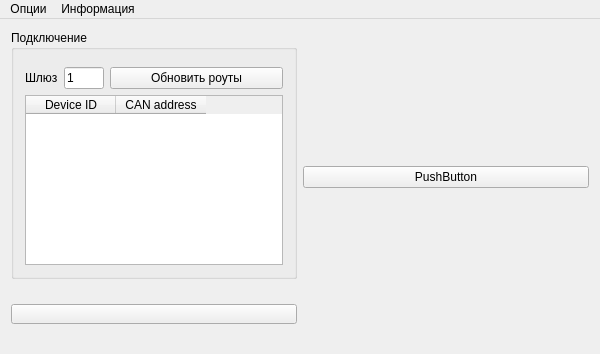
<?xml version="1.0" encoding="UTF-8"?>
<ui version="4.0">
 <class>MainWindow</class>
 <widget class="QMainWindow" name="MainWindow">
  <property name="geometry">
   <rect>
    <x>0</x>
    <y>0</y>
    <width>600</width>
    <height>354</height>
   </rect>
  </property>
  <property name="sizePolicy">
   <sizepolicy hsizetype="MinimumExpanding" vsizetype="MinimumExpanding">
    <horstretch>0</horstretch>
    <verstretch>0</verstretch>
   </sizepolicy>
  </property>
  <property name="minimumSize">
   <size>
    <width>600</width>
    <height>300</height>
   </size>
  </property>
  <property name="maximumSize">
   <size>
    <width>1800</width>
    <height>900</height>
   </size>
  </property>
  <property name="windowTitle">
   <string>VarModemStudy </string>
  </property>
  <widget class="QWidget" name="centralWidget">
   <layout class="QHBoxLayout" name="horizontalLayout_5">
    <item>
     <layout class="QVBoxLayout" name="verticalLayout_2">
      <item>
       <widget class="QGroupBox" name="groupBoxConnection">
        <property name="sizePolicy">
         <sizepolicy hsizetype="Preferred" vsizetype="Expanding">
          <horstretch>0</horstretch>
          <verstretch>0</verstretch>
         </sizepolicy>
        </property>
        <property name="title">
         <string>Подключение</string>
        </property>
        <layout class="QVBoxLayout" name="verticalLayout">
         <item>
          <widget class="ConnectionControl_UI" name="widget_ConnectionControlUI" native="true"/>
         </item>
         <item>
          <layout class="QHBoxLayout" name="horizontalLayout_2">
           <item>
            <widget class="QLabel" name="labelGateway">
             <property name="sizePolicy">
              <sizepolicy hsizetype="Fixed" vsizetype="Preferred">
               <horstretch>0</horstretch>
               <verstretch>0</verstretch>
              </sizepolicy>
             </property>
             <property name="maximumSize">
              <size>
               <width>16777215</width>
               <height>70</height>
              </size>
             </property>
             <property name="text">
              <string>Шлюз</string>
             </property>
            </widget>
           </item>
           <item>
            <widget class="QLineEdit" name="lineEdiGateway">
             <property name="sizePolicy">
              <sizepolicy hsizetype="Fixed" vsizetype="Fixed">
               <horstretch>0</horstretch>
               <verstretch>0</verstretch>
              </sizepolicy>
             </property>
             <property name="maximumSize">
              <size>
               <width>40</width>
               <height>16777215</height>
              </size>
             </property>
             <property name="inputMask">
              <string>00000; </string>
             </property>
             <property name="text">
              <string>1</string>
             </property>
             <property name="readOnly">
              <bool>false</bool>
             </property>
            </widget>
           </item>
           <item>
            <widget class="QPushButton" name="pushButtonRouteUpload">
             <property name="text">
              <string>Обновить роуты</string>
             </property>
            </widget>
           </item>
          </layout>
         </item>
         <item>
          <widget class="QTableWidget" name="tableWidgetRoutes">
           <property name="sizePolicy">
            <sizepolicy hsizetype="Expanding" vsizetype="Expanding">
             <horstretch>0</horstretch>
             <verstretch>0</verstretch>
            </sizepolicy>
           </property>
           <property name="layoutDirection">
            <enum>Qt::LeftToRight</enum>
           </property>
           <property name="alternatingRowColors">
            <bool>false</bool>
           </property>
           <property name="rowCount">
            <number>0</number>
           </property>
           <property name="columnCount">
            <number>2</number>
           </property>
           <attribute name="horizontalHeaderDefaultSectionSize">
            <number>90</number>
           </attribute>
           <attribute name="horizontalHeaderMinimumSectionSize">
            <number>20</number>
           </attribute>
           <attribute name="verticalHeaderDefaultSectionSize">
            <number>20</number>
           </attribute>
           <column>
            <property name="text">
             <string>Device ID</string>
            </property>
            <property name="textAlignment">
             <set>AlignHCenter|AlignVCenter|AlignCenter</set>
            </property>
           </column>
           <column>
            <property name="text">
             <string>CAN address</string>
            </property>
            <property name="textAlignment">
             <set>AlignHCenter|AlignVCenter|AlignCenter</set>
            </property>
           </column>
          </widget>
         </item>
        </layout>
       </widget>
      </item>
      <item>
       <spacer name="verticalSpacer_3">
        <property name="orientation">
         <enum>Qt::Vertical</enum>
        </property>
        <property name="sizeType">
         <enum>QSizePolicy::Expanding</enum>
        </property>
        <property name="sizeHint" stdset="0">
         <size>
          <width>20</width>
          <height>40</height>
         </size>
        </property>
       </spacer>
      </item>
      <item>
       <widget class="QPushButton" name="pushButton">
        <property name="sizePolicy">
         <sizepolicy hsizetype="Minimum" vsizetype="Fixed">
          <horstretch>0</horstretch>
          <verstretch>0</verstretch>
         </sizepolicy>
        </property>
        <property name="minimumSize">
         <size>
          <width>20</width>
          <height>20</height>
         </size>
        </property>
        <property name="text">
         <string/>
        </property>
        <property name="icon">
         <iconset resource="VarControl.qrc">
          <normaloff>:/new/icons/tool1.png</normaloff>:/new/icons/tool1.png</iconset>
        </property>
        <property name="checkable">
         <bool>true</bool>
        </property>
       </widget>
      </item>
     </layout>
    </item>
    <item>
     <layout class="QVBoxLayout" name="verticalLayout_3">
      <item>
       <widget class="QPushButton" name="pushButton_2">
        <property name="sizePolicy">
         <sizepolicy hsizetype="MinimumExpanding" vsizetype="Fixed">
          <horstretch>0</horstretch>
          <verstretch>0</verstretch>
         </sizepolicy>
        </property>
        <property name="text">
         <string>PushButton</string>
        </property>
       </widget>
      </item>
     </layout>
    </item>
   </layout>
  </widget>
  <widget class="QStatusBar" name="statusBar">
   <property name="enabled">
    <bool>true</bool>
   </property>
   <property name="sizeGripEnabled">
    <bool>false</bool>
   </property>
  </widget>
  <widget class="QMenuBar" name="menuBar">
   <property name="geometry">
    <rect>
     <x>0</x>
     <y>0</y>
     <width>600</width>
     <height>21</height>
    </rect>
   </property>
   <widget class="QMenu" name="menuOptions">
    <property name="title">
     <string>Опции</string>
    </property>
    <addaction name="actionShowDettings"/>
    <addaction name="actionShowDiag"/>
   </widget>
   <widget class="QMenu" name="menuInfo">
    <property name="title">
     <string>Информация</string>
    </property>
    <addaction name="actionShowAboutWindow"/>
   </widget>
   <addaction name="menuOptions"/>
   <addaction name="menuInfo"/>
  </widget>
  <action name="actionShowDettings">
   <property name="checkable">
    <bool>false</bool>
   </property>
   <property name="text">
    <string>Настройки</string>
   </property>
  </action>
  <action name="actionShowAboutWindow">
   <property name="text">
    <string>О программе</string>
   </property>
  </action>
  <action name="actionShowDiag">
   <property name="text">
    <string>Диагностика</string>
   </property>
  </action>
 </widget>
 <layoutdefault spacing="6" margin="11"/>
 <customwidgets>
  <customwidget>
   <class>ConnectionControl_UI</class>
   <extends>QWidget</extends>
   <header>connectioncontrol_ui.h</header>
   <container>1</container>
  </customwidget>
 </customwidgets>
 <tabstops>
  <tabstop>lineEdiGateway</tabstop>
  <tabstop>pushButtonRouteUpload</tabstop>
  <tabstop>tableWidgetRoutes</tabstop>
 </tabstops>
 <resources>
  <include location="VarControl.qrc"/>
 </resources>
 <connections>
  <connection>
   <sender>pushButton</sender>
   <signal>toggled(bool)</signal>
   <receiver>groupBoxConnection</receiver>
   <slot>setHidden(bool)</slot>
   <hints>
    <hint type="sourcelabel">
     <x>360</x>
     <y>349</y>
    </hint>
    <hint type="destinationlabel">
     <x>192</x>
     <y>24</y>
    </hint>
   </hints>
  </connection>
 </connections>
</ui>
